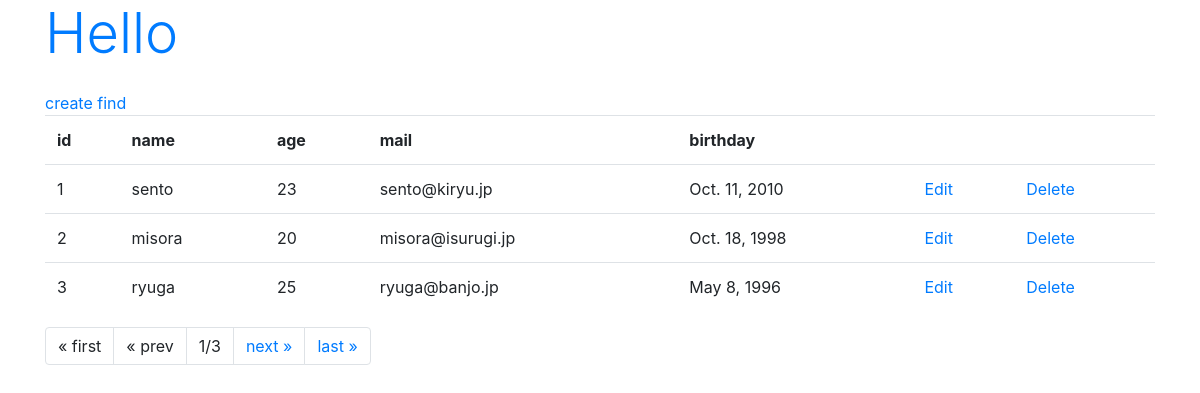
The page /model/ on the database its author committed.
### chapter3/models.py (models this page shows, shortened)
class Friend(models.Model):
    name = models.CharField(
        max_length=100,
        validators=[number_only]
    )
    mail = models.EmailField(max_length=200)
    gender = models.BooleanField()
    age = models.IntegerField()
    birthday = models.DateField()

### chapter3/views.py (the view)
def index(request, num=1):
    data = Friend.objects.all()
    page = Paginator(data, 3)
    params = {
        'title': 'Hello',
        'message': '',
        'data': page.get_page(num),
    }
    return render(request, 'chapter3/index.html', params)

### chapter3/templates/chapter3/index.html (shortened to what this page needs)
{% load static %}
<!DOCTYPE html>
<html lang="ja">
  <head>
    <link
      rel="stylesheet"
      href="https://stackpath.bootstrapcdn.com/bootstrap/4.3.1/css/bootstrap.min.css"
    />
  </head>
  <body class="container">
    <h1 class="display-4 text-primary mb-4">{{title}}</h1>
    <a href="{% url 'create' %}">create</a>
    <a href="{% url 'find' %}">find</a>
    <table class="table">
      <tr>
        <th>id</th>
        <th>name</th>
        <th>age</th>
        <th>mail</th>
        <th>birthday</th>
        <th></th>
        <th></th>
      </tr>
      {% for item in data %}
      <tr>
        <td>{{ item.id }}</td>
        <td>{{ item.name }}</td>
        <td>{{ item.age }}</td>
        <td>{{ item.mail }}</td>
        <td>{{ item.birthday }}</td>
        <td><a href="{% url 'edit' item.id %}">Edit</a></td>
        <td><a href="{% url 'delete' item.id %}">Delete</a></td>
      </tr>
      {% endfor %}
    </table>
    <ul class="pagination">
      {% if data.has_previous %}
      <li class="page-item">
        <a class="page-link" href="{% url 'index' %}">&laquo; first</a>
      </li>
      <li class="page-item">
        <a class="page-link" href="{% url 'index' data.previous_page_number %}">&laquo; prev</a>
      </li>
      {% else %}
      <li class="page-item">
        <a class="page-link">&laquo; first</a>
      </li>
      <li class="page-item">
        <a class="page-link">&laquo; prev</a>
      </li>
      {% endif %}
      <li class="page-item">
        <a class="page-link">{{data.number}}/{{data.paginator.num_pages}}</a>
      </li>
      {% if data.has_next %}
      <li class="page-item">
        <a class="page-link" href="{% url 'index' data.next_page_number %}">next &raquo;</a>
      </li>
      <li class="page-item">
        <a class="page-link" href="{% url 'index' data.paginator.num_pages %}">last &raquo;</a>
      </li>
      {% endif %}
    </ul>
  </body>
</html>

### rows shown on the page
Friend: id "1", name "sento", age "23", mail "sento@kiryu.jp", birthday "Oct. 11, 2010"
Friend: id "2", name "misora", age "20", mail "misora@isurugi.jp", birthday "Oct. 18, 1998"
Friend: id "3", name "ryuga", age "25", mail "ryuga@banjo.jp", birthday "May 8, 1996"

### other values the page prints
{{ title }} "Hello"
{{ data.number }} "1"
{{ data.paginator.num_pages }} "3"
